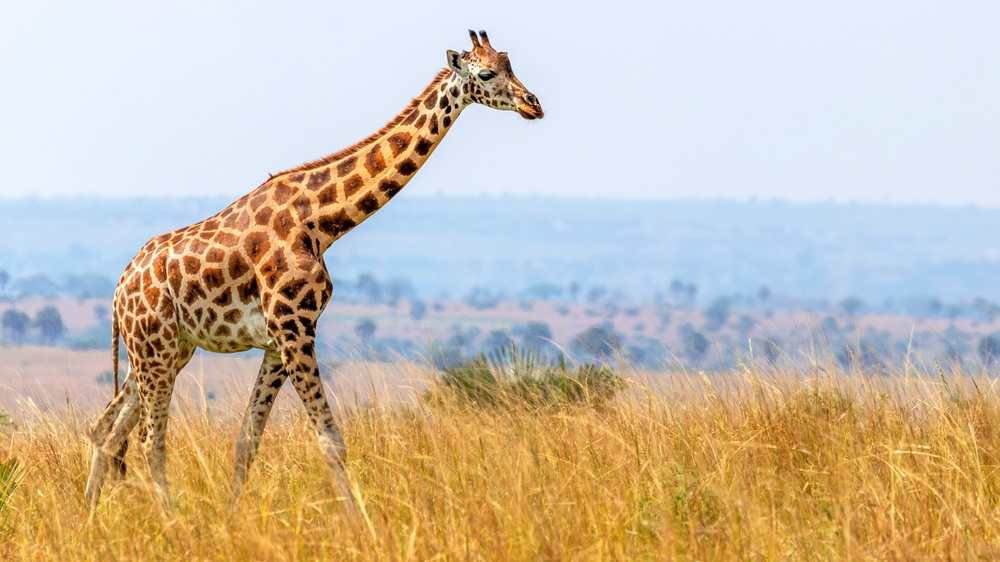
#> input picture Open cv/images/giraffe.jpg, 1000 x 562 px, shrunk from 1300 x 731 before the run
$ jupyter execute --allow-errors color_thresholding.ipynb
#> lines starting #> are read from the running program, lines starting #| are printed output that depends on the picture; after the words box and inside, x2 and y2 are one past the last pixel; in counts of white or black regions, pixels touching at a corner belong together
[cell 1]
import cv2
import numpy as np
import matplotlib.pyplot as plt

[cell 2]
# !pip install numpy
# !pip install matplotlib

[cell 3]
image = cv2.imread('images/giraffe.jpg')
#> image is the input picture: shape (562, 1000, 3); mean B, G, R 171.1, 189.6, 202.6
image.shape
#> Out = (562, 1000, 3)

[cell 4]
plt.imshow(image)
plt.axis('off')

[cell 5]
image_rgb = cv2.cvtColor(image, cv2.COLOR_BGR2RGB)
image_hsv = cv2.cvtColor(image, cv2.COLOR_BGR2HSV)
#> image_hsv: shape (562, 1000, 3); mean H, S, V 68.3, 86.7, 221.5

#> (a cell that did not finish here is left out)

[cell 7]
plt.imshow(image_hsv)
plt.axis('off')

[cell 8]
lower_white = np.array([0,0,255])
upper_white = np.array([30,150,255])

[cell 9]
mask = cv2.inRange(image_hsv, lower_white, upper_white)
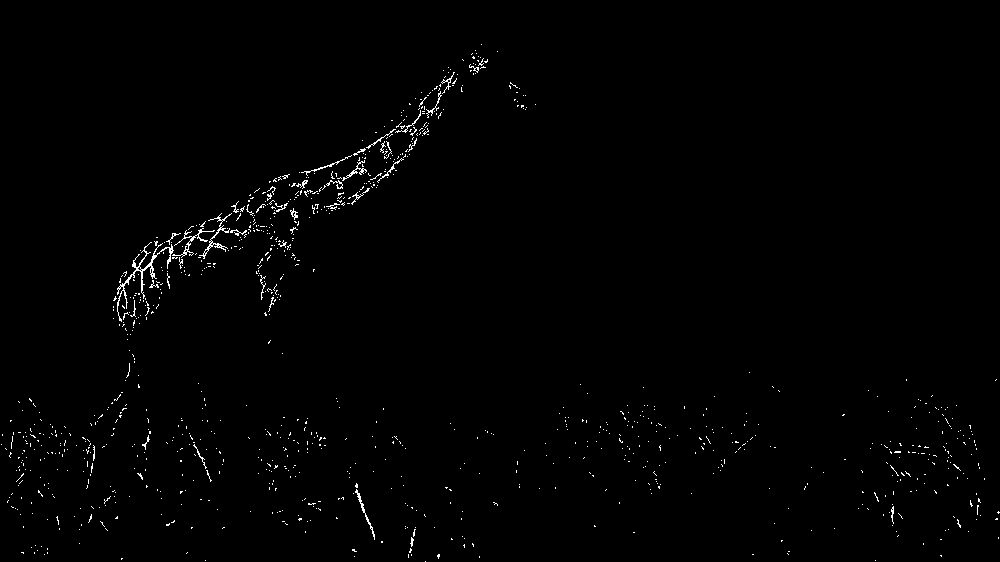
#> mask: shape (562, 1000); 0.9% white in thin lines or dots

[cell 10]
plt.imshow(mask)

[cell 11]
black_hsv = np.uint8([[[120,255,0]]])
black_bgr = cv2.cvtColor(black_hsv, cv2.COLOR_HSV2BGR)[0][0]

[cell 12]
image_result = image.copy()
image_result[mask>0] = black_bgr
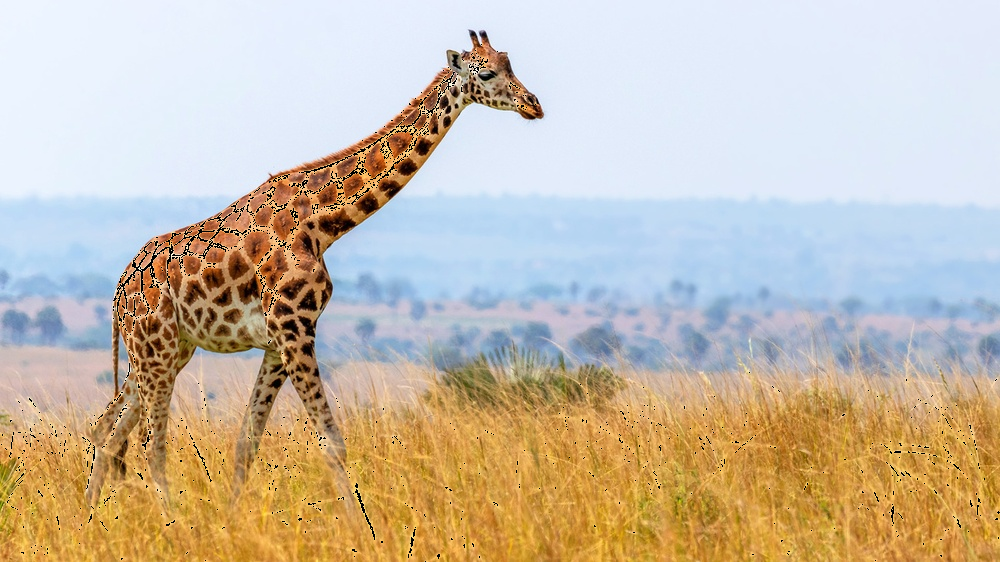
#> image_result: shape (562, 1000, 3); 0.9% of pixels changed, all inside (x1, y1, x2, y2) = (1, 44, 1000, 562)

[cell 13]
image_result_rgb = cv2.cvtColor(image_result, cv2.COLOR_BGR2RGB)
# plt.imshow(image_result_rgb)

[cell 14]
fig,axs = plt.subplots(1,3,figsize=(12,6))

axs[0].imshow(image_rgb)
axs[0].axis('off')
axs[0].set_title('Original Image')

axs[1].imshow(mask)
axs[1].axis('off')
axs[1].set_title('Binary Mask')

axs[2].imshow(image_result_rgb)
axs[2].axis('off')
axs[2].set_title('Output Image')

plt.tight_layout()
plt.show()
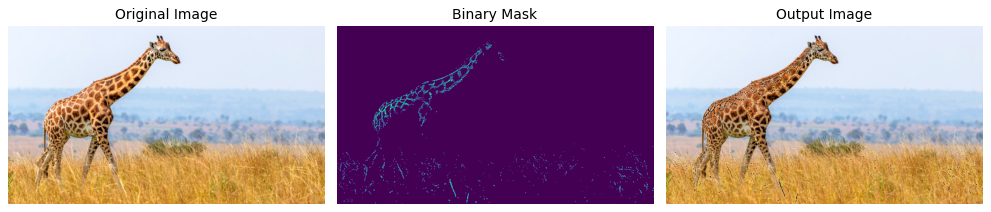
#> figure drawn by matplotlib, 3 panels

$ run again, with Open cv/images/filter.jpg copied over Open cv/images/giraffe.jpg
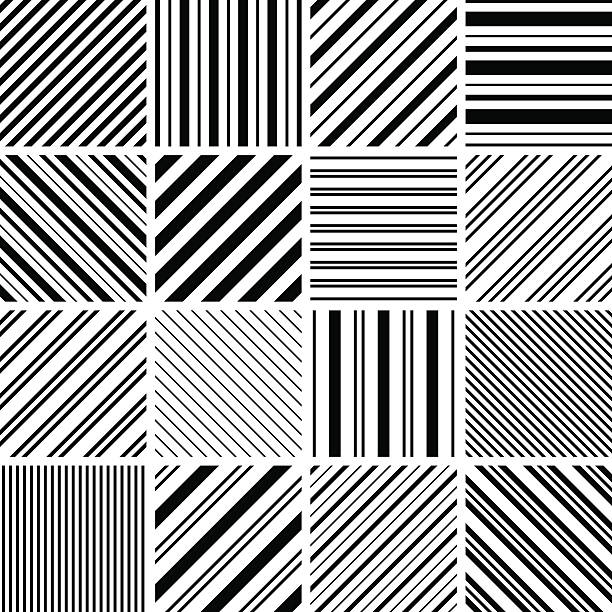
#> input picture Open cv/images/filter.jpg, 612 x 612 px
#> image is the input picture: shape (612, 612, 3); mean B, G, R 168.3, 168.4, 168.2
#> image_hsv: shape (612, 612, 3); mean H, S, V 5, 6.4, 168.4
#> `mask = cv2.inRange(image_hsv, lower_white, upper_white)`:
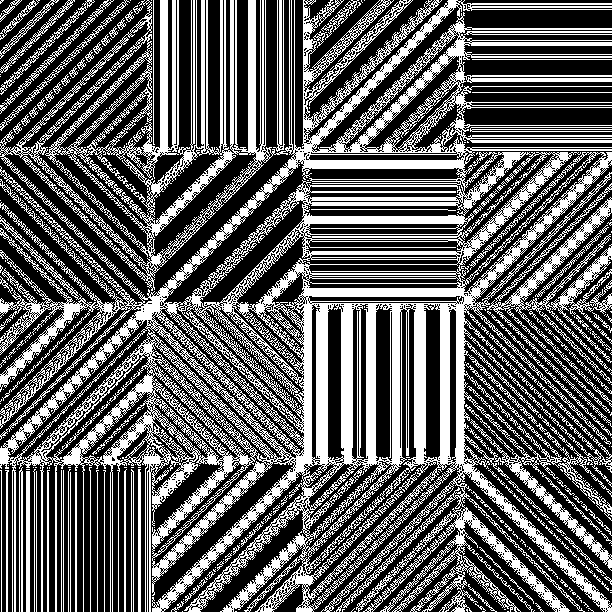
#> mask: shape (612, 612); 37.5% white; 463 white regions (344 under 20 px), largest, box (x1, y1, x2, y2) and area: (0, 0, 612, 612) 120380, (487, 183, 612, 427) 4834, (273, 0, 285, 152) 758
#> `plt.show()`:
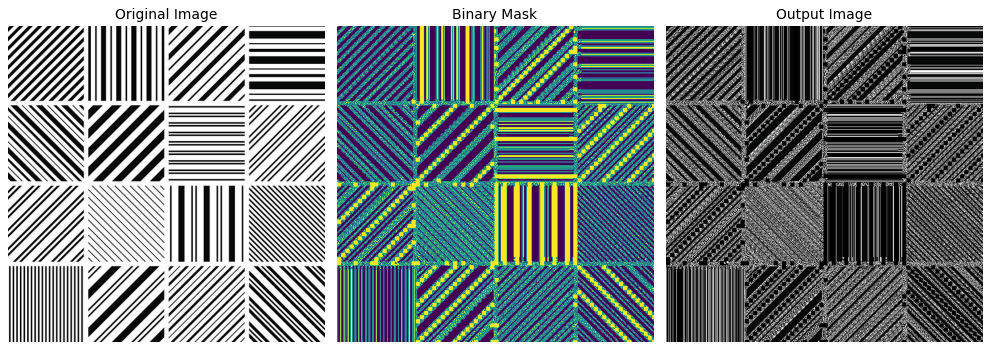
#> figure drawn by matplotlib, 3 panels
